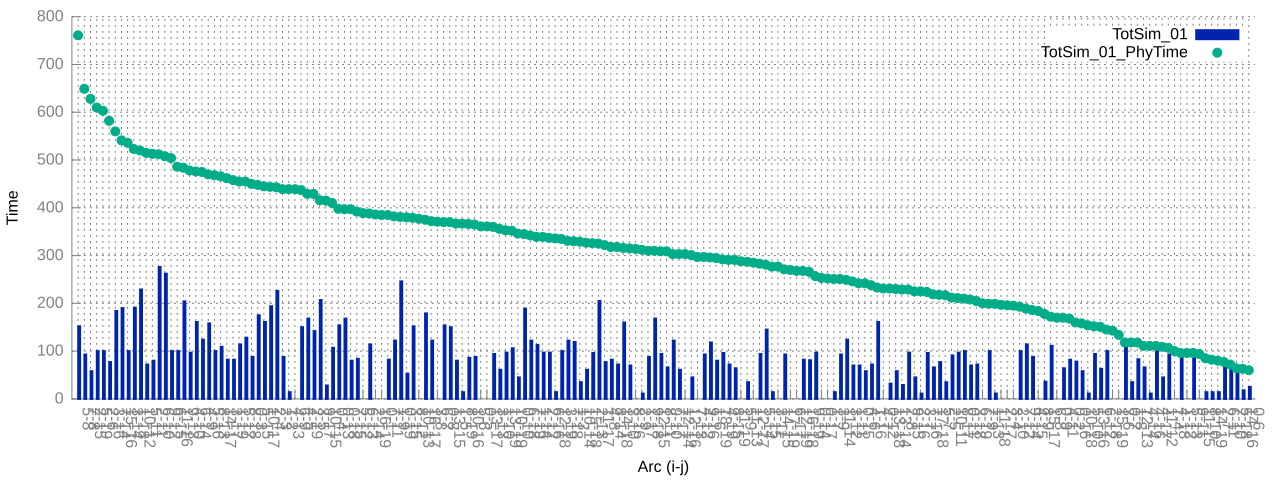

Write gnuplot code to recreate this figure.
set terminal svg size 1280,480
set output "TotSim_01_arcDistr.svg"
set key
set datafile separator ","
set xlabel "Arc (i-j)"
set ylabel "Time"
set style line 1 lc rgb '#0025ad' pt 5 lt 1 lw 2 # --- blue
set style line 2 lc rgb '#00ad88' pt 7 lt 1 lw 2 # --- cyan
set style line 3 lc rgb '#09ad00' pt 9 lt 1 lw 2 # --- green
set style line 4 lc rgb '#ba55cc' pt 13 lt 1 lw 2 # --- violet
set style line 5 lc rgb '#ff8000' pt 15 lt 1 lw 2 # --- orange
set style line 11 lc rgb '#808080' lt 1 
set border 3 back ls 11
set tics nomirror
set style line 12 lc rgb '#808080' lt 0 lw 1
set grid back ls 12
set style data histogram
set style fill solid
set boxwidth 0.9
set yrange [0:]
set xtics rotate by -90 left

plot 'TotSim_01_arcDistr.csv' using 2:xticlabels(1) ls 1 title "TotSim_01", 'TotSim_01_arcDistr.csv' using 4:xticlabels(1) with points ls 2 title "TotSim_01_PhyTime"
